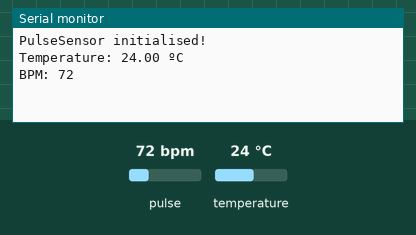
This sketch was run on a simulated Arduino Uno, built with avr-gcc and run on an emulated ATmega328P. On the bench: the last lines printed to the serial monitor. The test bench sets the inputs (shaded band); at power-on: pulse 72 bpm, temperature 24 °C.

Above: at 6.5 s.
6.6 s: pulse set to 42 bpm
At 7.1 s:
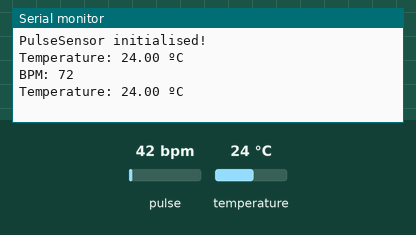
11.7 s: temperature set to 12 °C
At 12.6 s:
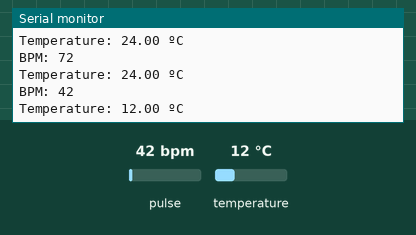
16.8 s: pulse set to 70 bpm
At 19.4 s:
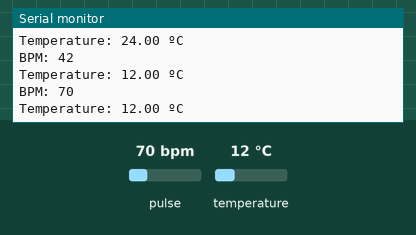
21.9 s: temperature set to 19 °C
At 24.9 s:
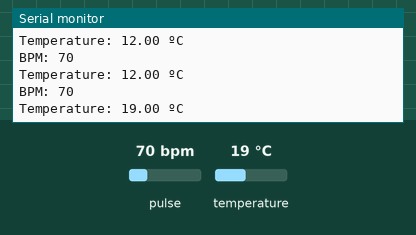
Timing chart, 0 to 26.4 s (numbered marks = the images above; inputs shaded):
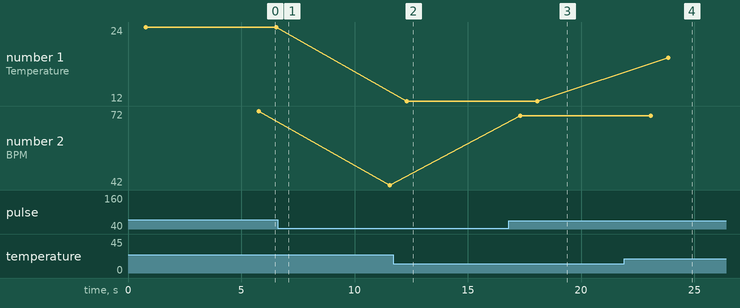

Measured:
- after the input at 11.7 s, the serial monitor: prints a new line after 0.61 s (image 2)
- after the input at 16.8 s, the serial monitor: prints a new line after 0.51 s (image 3)
- after the input at 21.9 s, the serial monitor: prints a new line after 1.9 s (image 4)
- plotted number 1: 24 → 12 after the input at 11.7 s, 12 → 19 after the input at 21.9 s
- plotted number 2: 72 → 42 after the input at 6.6 s, 42 → 70 after the input at 16.8 s

The sketch:

v3.ino
```cpp
/**
 * Author: Vivek Choradia
 * Script to run Pimoroni Pulse Sensor and DS18b20 Temperature sensor consecutively. The data is then averaged out before printing.
 */

 // Libraries
#include <PulseSensorPlayground.h>
#include <OneWire.h>
#include <DallasTemperature.h>

// Pulse Sensor Setup
const int PulseWire = 11;
int Threshold = 550; // Determine which Signal to "count as a beat" and which to ignore.
PulseSensorPlayground pulseSensor;

// DS18b20 Sensor Setup
const int TempWire = 10;
OneWire oneWire(TempWire);
DallasTemperature tempSensors(&oneWire);


void setup() {

  Serial.begin(9600);

  // PulseSensor configuration
  pulseSensor.analogInput(PulseWire);
  pulseSensor.setThreshold(Threshold);
  if (pulseSensor.begin()) {
    Serial.println("PulseSensor initialised!");
  } else {
    Serial.print("PulseSensor failed");
  }

  // DS18b20 configuration
  tempSensors.begin();

}

void loop() {
  if (pulseSensor.sawStartOfBeat()) {
    int myBPM = pulseSensor.getBeatsPerMinute();
    Serial.print("BPM: ");
    Serial.println(myBPM);
  }

  tempSensors.requestTemperatures();
  float tempC = tempSensors.getTempCByIndex(0);
  Serial.print("Temperature: ");
  Serial.print(tempC);
  Serial.println(" ºC");

  delay(5000);

}
```
